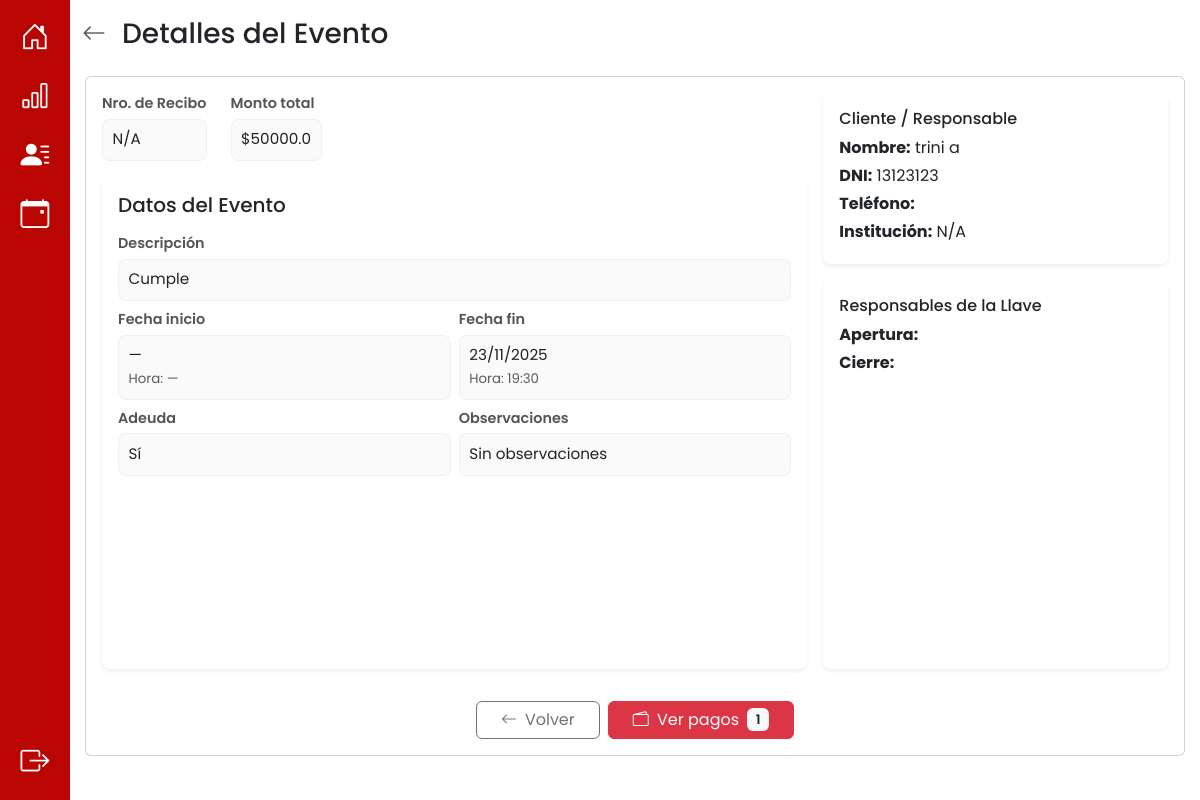
The app's page /eventos/detalles/1 (signed in), older data.
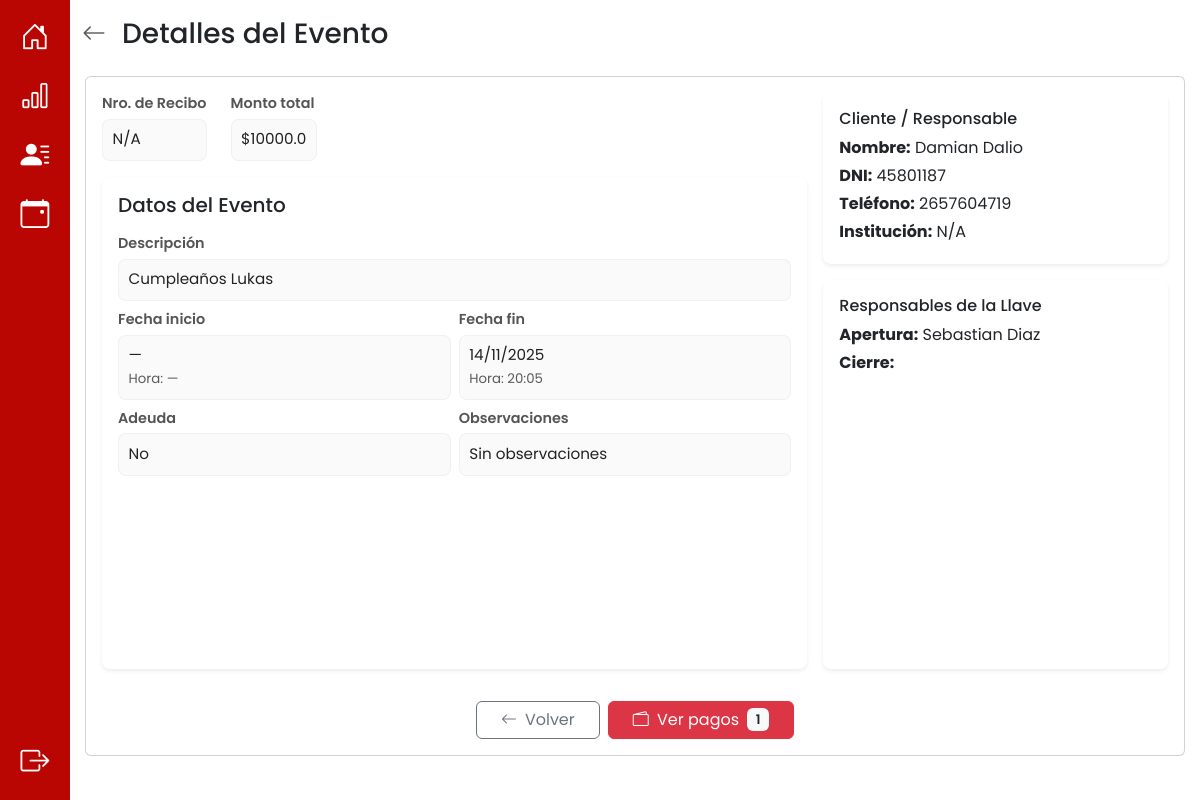
The same page, newer data.
### app/models.py (models this page shows, shortened)
class Evento(db.Model):
    __tablename__ = 'evento'
    id_evento = db.Column(db.Integer, primary_key=True, autoincrement=True)
    descripcion = db.Column(db.String(100))
    fecha_inicio = db.Column(db.DateTime, nullable=False)
    fecha_fin = db.Column(db.DateTime, nullable=False)
    observaciones = db.Column(db.String(100))
    monto_total = db.Column(db.Numeric(10, 2), nullable=False)
    adeuda = db.Column(db.Boolean, default=True) #esto se actualiza cuando todos los pagos == monto total
    nro_recibo = db.Column(db.Integer) #esto se actualiza cuando todos los pagos == monto total
    dni = db.Column(db.String(20), db.ForeignKey('cliente.dni'), nullable=False)
    id_responsable_apertura = db.Column(db.Integer, db.ForeignKey('responsable_llave.id_responsable'))
    id_responsable_cierre = db.Column(db.Integer, db.ForeignKey('responsable_llave.id_responsable'))
    usuario_creacion = db.Column(db.String(10), db.ForeignKey('cuenta.nombre_usuario'), nullable=False)
    cliente = db.relationship('Cliente', back_populates='eventos')
    responsable_apertura = db.relationship('ResponsableLlave', foreign_keys=[id_responsable_apertura], back_populates='eventos_apertura')
    responsable_cierre = db.relationship('ResponsableLlave', foreign_keys=[id_responsable_cierre], back_populates='eventos_cierre')
    usuario = db.relationship('Cuenta', back_populates='eventos')
    pagos = db.relationship('Pago', back_populates='evento', cascade="all, delete-orphan")
    auditorias_evento = db.relationship('AuditoriaEvento', back_populates='evento', cascade="all, delete-orphan")

class Cliente(db.Model):
    __tablename__ = 'cliente'
    dni = db.Column(db.String(20), primary_key=True)
    nombre = db.Column(db.String(20), nullable=False)
    apellido = db.Column(db.String(20), nullable=False)
    telefono = db.Column(db.String(15), nullable=False)
    institucion = db.Column(db.String(40), nullable=True)
    eventos = db.relationship('Evento', back_populates='cliente', cascade="all, delete-orphan")

class ResponsableLlave(db.Model):
    __tablename__ = 'responsable_llave'
    id_responsable = db.Column(db.Integer, primary_key=True, autoincrement=True)
    nombre = db.Column(db.String(20))
    apellido = db.Column(db.String(20))
    eventos_apertura = db.relationship('Evento', foreign_keys='Evento.id_responsable_apertura', back_populates='responsable_apertura')
    eventos_cierre = db.relationship('Evento', foreign_keys='Evento.id_responsable_cierre', back_populates='responsable_cierre')

### app/routes/eventos_routes.py (the view)
@eventos_bp.route("/detalles/<int:id_evento>", methods=["GET"])
def detalles_evento(id_evento):
    evento = Evento.query.get_or_404(id_evento)
    return render_template("detalles_evento.html", evento=evento)

### app/models.py (called while the page is built)
    def es_administrador(self):
        return Administrador.query.filter_by(nombre_usuario=self.nombre_usuario).first() is not None

### app/templates/detalles_evento.html (shortened to what this page needs)
{% extends 'base.html' %} {% block title %}Detalles del Evento{% endblock %} {%
block content %}
<div class="container py-3">
  <div class="d-flex align-items-center mb-4">
    <a href="{{ url_for('eventos_bp.eventos') }}" class="text-muted me-3">
      <i class="bi bi-arrow-left fs-4"></i>
    </a>
    <h3 class="m-0">Detalles del Evento</h3>
  </div>
  <div class="d-flex justify-content-center">
    <div
      class="card w-100"
      style="max-width: 1100px; height: 85vh; overflow: hidden"
    >
      <div class="card-body d-flex flex-column" style="overflow: hidden">
        <div class="row flex-grow-1 g-3" style="overflow: hidden">
          <div class="col-md-8 d-flex flex-column" style="overflow: hidden">
            <div class="d-flex gap-4 mb-3">
              <div>
                <div class="detalle-label">Nro. de Recibo</div>
                <div class="detalle-value">
                  {{ evento.nro_recibo or 'N/A' }}
                </div>
              </div>
              <div>
                <div class="detalle-label">Monto total</div>
                <div class="detalle-value">
                  ${{ evento.monto_total | float | round(2) }}
                </div>
              </div>
            </div>
            <div class="section-card flex-grow-1 overflow-auto">
              <h5 class="mb-3">Datos del Evento</h5>
              <div class="mb-2">
                <div class="detalle-label">Descripción</div>
                <div class="detalle-value">{{ evento.descripcion }}</div>
              </div>
              <div class="row g-2 mb-2">
                <div class="col-md-6">
                  <div class="detalle-label">Fecha inicio</div>
                  <div class="detalle-value">
                    {{ start_dt.strftime('%d/%m/%Y') if start_dt and not
                    start_dt is string else start_dt.split(' ')[0] if start_dt
                    else '—' }}
                    <div class="text-muted">
                      <small>
                        Hora: {% if start_dt %}{% if start_dt is string %}{{
                        start_dt.split(' ')[1][0:5] if ' ' in start_dt else
                        start_dt[0:5] }}{% else %}{{ start_dt.strftime('%H:%M')
                        }}{% endif %}{% else %}—{% endif %}
                      </small>
                    </div>
                  </div>
                </div>
                <div class="col-md-6">
                  <div class="detalle-label">Fecha fin</div>
                  <div class="detalle-value">
                    {% set time_src = end_dt if end_dt else (evento.fecha_fin if
                    evento.fecha_fin is defined else None) %} {{
                    time_src.strftime('%d/%m/%Y') if time_src and not time_src
                    is string else time_src.split(' ')[0] if time_src else '—'
                    }}
                    <div class="text-muted">
                      <small>
                        Hora: {% if time_src %}{% if time_src is string %}{{
                        time_src.split(' ')[1][0:5] if ' ' in time_src else
                        time_src[0:5] }}{% else %}{{ time_src.strftime('%H:%M')
                        }}{% endif %}{% else %}—{% endif %}
                      </small>
                    </div>
                  </div>
                </div>
              </div>
              <div class="row g-2">
                <div class="col-md-6">
                  <div class="detalle-label">Adeuda</div>
                  <div class="detalle-value">
                    {{ 'Sí' if evento.adeuda else 'No' }}
                  </div>
                </div>
                <div class="col-md-6">
                  <div class="detalle-label">Observaciones</div>
                  <div class="detalle-value">
                    {{ evento.observaciones or 'Sin observaciones' }}
                  </div>
                </div>
              </div>
            </div>
          </div>
          <div class="col-md-4 d-flex flex-column" style="overflow: hidden">
            <div class="section-card mb-3 p-3">
              <h6 class="mb-2">Cliente / Responsable</h6>
              <p class="mb-1">
                <strong>Nombre:</strong> {{ evento.cliente.nombre }} {{
                evento.cliente.apellido }}
              </p>
              <p class="mb-1"><strong>DNI:</strong> {{ evento.cliente.dni }}</p>
              <p class="mb-1">
                <strong>Teléfono:</strong> {{ evento.cliente.telefono }}
              </p>
              <p class="mb-1">
                <strong>Institución:</strong> {{ evento.cliente.institucion or
                'N/A' }}
              </p>
            </div>
            <div class="section-card flex-grow-1 p-3">
              <h6 class="mb-2">Responsables de la Llave</h6>
              <p class="mb-1">
                <strong>Apertura:</strong> {% if evento.responsable_apertura
                %}{{ evento.responsable_apertura.nombre }} {{
                evento.responsable_apertura.apellido }}{% else %}No asignado{%
                endif %}
              </p>
              <p class="mb-1">
                <strong>Cierre:</strong>
              </p>
            </div>
          </div>
        </div>
        <div class="d-flex justify-content-center gap-2 mt-3">
          <a
            href="{{ url_for('eventos_bp.eventos') }}"
            class="btn btn-outline-secondary px-4"
          >
            <i class="bi bi-arrow-left me-2"></i>Volver</a
          >
          <a
            href="{{ url_for('ingresos.pagos', id_evento=evento.id_evento) }}"
            class="btn btn-danger px-4"
          >
            <i class="bi bi-wallet2 me-1"></i> Ver pagos {% if evento.pagos %}
            <span class="badge bg-light text-dark ms-1"
              >{{ evento.pagos|length }}</span
            >
            {% endif %}
          </a>
        </div>
      </div>
    </div>
  </div>
</div>
{% endblock %}

### app/templates/base.html (shortened to what this page needs)
<!DOCTYPE html>
<html>
  <head>
    <link
      href="https://cdn.jsdelivr.net/npm/bootstrap@5.3.0/dist/css/bootstrap.min.css"
      rel="stylesheet"
    />
    <link
      href="https://cdn.jsdelivr.net/npm/bootstrap-icons@1.11.3/font/bootstrap-icons.css"
      rel="stylesheet"
    />
    <link
      rel="stylesheet"
      href="{{ url_for('static', filename='css/style.css') }}"
    />
    {% block extra_head %}
    <link
      href="https://cdn.jsdelivr.net/npm/fullcalendar@6.1.8/index.global.min.css"
      rel="stylesheet"
    />
    <link
      href="{{ url_for('static', filename='css/calendar.css') }}"
      rel="stylesheet"
    />
    {% endblock %} {% block styles %}{% endblock %}
  </head>
  <body>
    <div class="layout-with-sidebar">
      <nav class="sidebar bg-pry p-3" aria-label="Barra lateral">
        <ul class="nav flex-column align-items-center h-100" style="gap: 1rem">
          <li
            class="nav-item {% if active_page == 'inicio' %}active-nav{% endif %}"
          >
            <a
              class="nav-link p-0"
              href="{{ url_for('auth.inicio') }}"
              title="Inicio"
            >
              <i
                class="bi bi-house-door {% if active_page == 'inicio' %}text-secondary{% else %}text-white{% endif %}"
                style="font-size: 1.8rem"
              >
              </i>
            </a>
          </li>
          {% if current_user.es_administrador() %}
          <li
            class="nav-item {% if active_page == 'ingresos' %}active-nav{% endif %}"
          >
            <a
              class="nav-link p-0"
              href="{{ url_for('ingresos.ingresos') }}"
              title="Ingresos"
            >
              <i
                class="bi bi-bar-chart {% if active_page == 'ingresos' %}text-secondary{% else %}text-white{% endif %}"
                style="font-size: 1.8rem"
              >
              </i>
            </a>
          </li>
          <li
            class="nav-item {% if active_page == 'cuentas' %}active-nav{% endif %}"
          >
            <a
              class="nav-link p-0"
              href="{{ url_for('cuentas.cuentas') }}"
              title="Cuentas"
            >
              <i
                class="bi bi-person-lines-fill {% if active_page == 'cuentas' %}text-secondary{% else %}text-white{% endif %}"
                style="font-size: 1.8rem"
              >
              </i>
            </a>
          </li>
          {% endif %}
          <li
            class="nav-item {% if active_page == 'eventos' %}active-nav{% endif %}"
          >
            <a
              class="nav-link p-0"
              href="{{ url_for('eventos_bp.eventos') }}"
              title="Eventos"
            >
              <i
                class="bi bi-calendar-event {% if active_page == 'eventos' %}text-secondary{% else %}text-white{% endif %}"
                style="font-size: 1.8rem"
              ></i>
            </a>
          </li>
          <li class="nav-item mt-auto">
            <a
              class="nav-link p-0 text-white"
              href="{{ url_for('auth.salir') }}"
              title="Cerrar sesión"
            >
              <i
                class="bi bi-box-arrow-right text-white"
                style="font-size: 1.8rem"
              ></i>
            </a>
          </li>
        </ul>
      </nav>
      <main class="main-content flex-grow-1">
        {% block content %}{% endblock %}
      </main>
    </div>
  </body>
</html>

### app/static/css/style.css (style rules this page uses)
:root { --color-primario: #b90603; --color-hover: #ffe4e4; --color-btn: #ec221f; }
html, body { height: 100%; margin: 0; overflow-x: hidden; }
body { font-family: "Poppins", sans-serif; font-weight: 400; font-style: normal; margin: 0; padding: 0; }
.layout-with-sidebar { display: flex; align-items: stretch; min-height: 100vh; }
.sidebar { width: 70px; display: flex; flex-direction: column; align-items: center; padding-top: 1rem; padding-bottom: 1rem; height: auto; overflow-y: auto; }
.main-content { flex: 1; min-height: 0; background: transparent; padding: 0; }
.bg-pry { background-color: var(--color-primario); }
.detalle-label { font-weight: 600; color: #555; font-size: 0.95rem; margin-bottom: 0.25rem; }
.detalle-value { background: #fafafa; border: 1px solid rgba(0, 0, 0, 0.04); padding: 0.55rem 0.6rem; border-radius: 8px; color: #222; }
.btn .badge { font-weight: 600; font-size: 0.82rem; }

### app/templates/detalles_evento.html (style rules this page uses)
body { background-color: #fff; }
.section-card { background: #fff; border-radius: 0.5rem; box-shadow: 0 0.125rem 0.25rem rgba(0, 0, 0, 0.075); padding: 1rem; margin-bottom: 1rem; }
.detalle-label { font-weight: 600; font-size: 0.9rem; }
.detalle-value { font-size: 0.95rem; }

Row changes from the older to the newer data that the page shows:
no longer on this page (row edited): Cliente: cliente.nombre "trini", cliente.apellido "a", cliente.dni "13123123", cliente "N/A"
changed Evento "Sin observaciones": monto_total "50000.0" → "10000.0"; descripcion "Cumple" → "Cumpleaños Lukas"; fecha_fin "23/11/2025" → "14/11/2025"; strftime "19:30" → "20:05"; adeuda "Sí" → "No"
added Cliente: cliente.nombre "Damian", cliente.apellido "Dalio", cliente.dni "45801187", cliente.telefono "2657604719", cliente "N/A"
added ResponsableLlave: responsable_apertura.nombre "Sebastian", responsable_apertura.apellido "Diaz"
